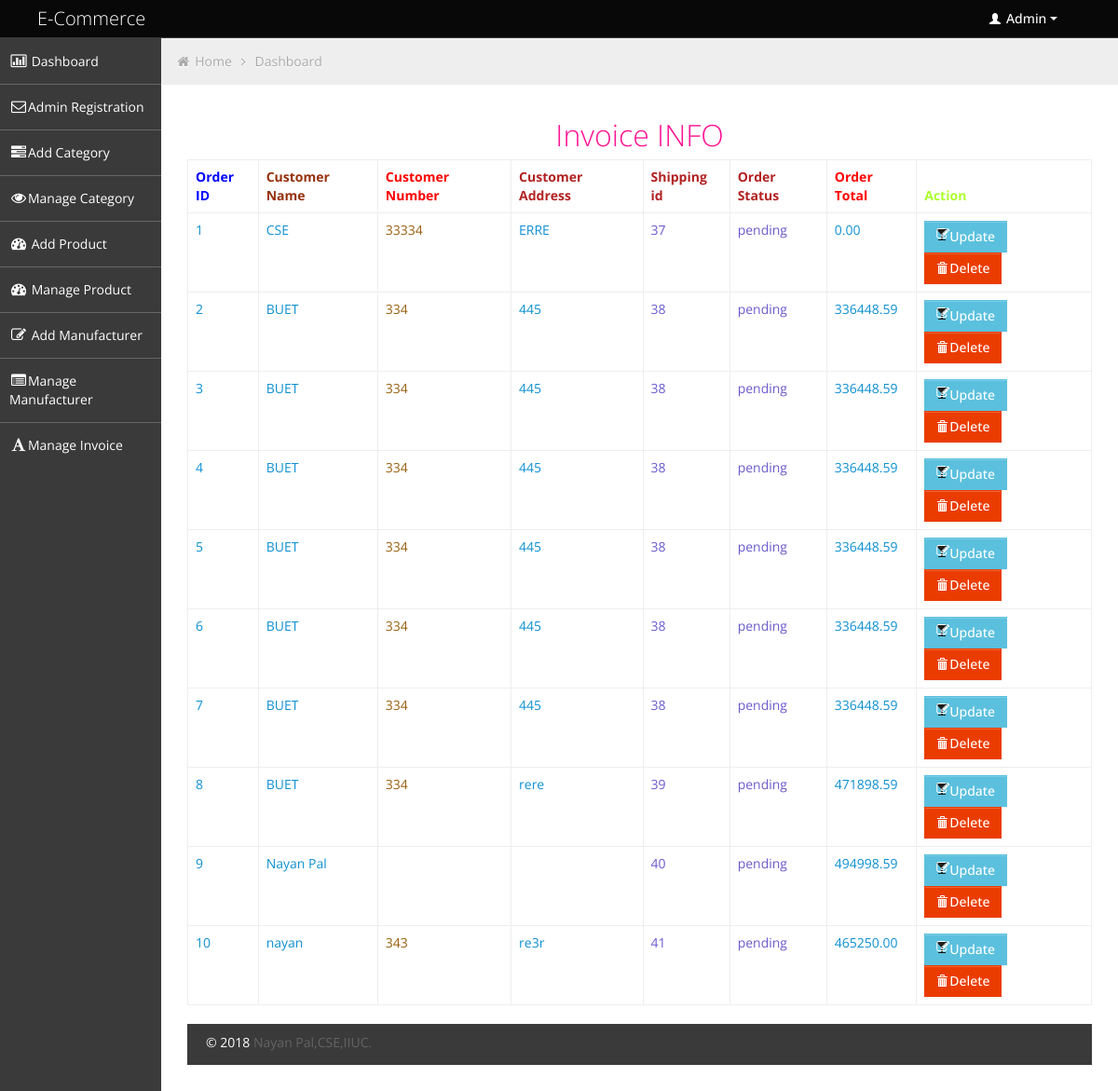
Screenshot of /index.php/invoice/manage_invoice with the database file from the repository.
### tables this page shows
CREATE TABLE `tbl_order` (
  `order_id` int(20) NOT NULL,
  `customer_id` int(20) NOT NULL,
  `shipping_id` int(20) NOT NULL,
  `payment_id` int(20) NOT NULL,
  `order_total` float(10,2) NOT NULL,
  `order_status` varchar(20) NOT NULL DEFAULT 'pending',
  `order_date_time` timestamp NOT NULL DEFAULT CURRENT_TIMESTAMP ON UPDATE CURRENT_TIMESTAMP
);

CREATE TABLE `tbl_shipping` (
  `shipping_id` int(11) NOT NULL,
  `customer_id` int(11) NOT NULL,
  `customer_name` varchar(20) NOT NULL,
  `customer_number` varchar(20) NOT NULL,
  `customer_fax` int(11) NOT NULL,
  `customer_email` varchar(20) NOT NULL,
  `customer_city` varchar(20) NOT NULL,
  `customer_country` varchar(20) NOT NULL,
  `customer_address` varchar(50) NOT NULL,
  `zip_code` int(11) NOT NULL
);

### application/controllers/Invoice.php (called while the page is built)
<?php
class Invoice extends CI_Controller{
public function manage_invoice(){
    $data=array();
    $data['all_invoice']=$this->invoice_model->select_all_invoice();
    $data['form_test']=$this->load->view('pages/manage_invoice',$data,True);
    $this->load->view('admin/admin_dashboard',$data);
}
}

### index.php (called while the page is built, shortened)
<?php
require_once BASEPATH.'core/CodeIgniter.php';

### application/models/Invoice_model.php (called while the page is built)
<?php
class Invoice_model extends CI_Model{
    public function select_all_invoice(){
      return  $this->db->select('*')
            ->from('tbl_order')
            ->join('tbl_customer','tbl_customer.customer_id=tbl_order.customer_id')
            ->join('tbl_shipping','tbl_shipping.shipping_id=tbl_order.shipping_id')
            ->get()
            ->result();
    }
}

### application/views/pages/manage_invoice.php (the view)
<h1 style="color: deeppink; text-align: center ">Invoice INFO</h1>
<table class="table table-bordered">
    <thead>
    <tr>
        <th style="color: blue">Order ID</th>
        <th style="color: #97310e">Customer Name</th>
        <th style="color: red">Customer Number</th>
        <th style="color: firebrick">Customer Address</th>
        <th style="color: firebrick">Shipping id</th>
        <th style="color: firebrick">Order Status</th>
        <th style="color: red">Order Total</th>
        <th style="color: greenyellow">Action</th>
    </tr>
    </thead>
    <tbody>
      <?php foreach ($all_invoice as $all_invoice){?>
        <tr>
            <td style="color: #0e90d2"><?php echo $all_invoice->order_id; ?></td>
            <td style="color: #0e90d2"><?php echo $all_invoice->customer_name;  ?></td>
            <td style="color: #985f0d"><?php echo $all_invoice->customer_number; ?></td>
            <td style="color: #0e90d2"><?php echo $all_invoice->customer_address;  ?></td>
            <td style="color: slateblue"><?php echo $all_invoice->shipping_id;  ?></td>
            <td style="color: slateblue"><?php echo $all_invoice->order_status;  ?></td>
            <td style="color: #0e90d2"><?php echo $all_invoice->order_total;  ?></td>
            <td>
                <a class="btn btn-info" href="">
                    <i class="halflings-icon icon-edit"></i>Update
                </a>
                <a class="btn btn-danger"  href="" title="Delete">
                    <i class="halflings-icon white trash"></i>Delete
                </a>
            </td>
        </tr>
    <?php } ?>
    </tbody>
</table>

### application/views/admin/admin_dashboard.php (shortened to what this page needs)
<!DOCTYPE html>
<html lang="en">
<head>
    <link id="bootstrap-style" href="<?php echo base_url()?>Assets/admin_Assets/css/bootstrap.min.css" rel="stylesheet">
    <link href="<?php echo base_url()?>Assets/admin_Assets/css/bootstrap-responsive.min.css" rel="stylesheet">
    <link id="base-style" href="<?php echo base_url()?>Assets/admin_Assets/css/style.css" rel="stylesheet">
    <link id="base-style-responsive" href="<?php echo base_url()?>Assets/admin_Assets/css/style-responsive.css" rel="stylesheet">
</head>
<body>
<div class="navbar">
    <div class="navbar-inner">
        <div class="container-fluid">
            <a class="brand" href="index.html"><span>E-Commerce</span></a>
            <div class="nav-no-collapse header-nav">
                <ul class="nav pull-right">
                    <li class="dropdown">
                        <a class="btn dropdown-toggle" data-toggle="dropdown" href="#">
                            <i class="halflings-icon white user"></i> Admin
                            <span class="caret"></span>
                        </a>
                    </li>
                </ul>
            </div>
        </div>
    </div>
</div>
<div class="container-fluid-full">
    <div class="row-fluid">
        <div id="sidebar-left" class="span2">
            <div class="nav-collapse sidebar-nav">
                <ul class="nav nav-tabs nav-stacked main-menu">
                    <li><a href="index.html"><i class="icon-bar-chart"></i><span class="hidden-tablet"> Dashboard</span></a></li>
                    <li><a href="admin-form_test"><i class="icon-envelope"></i><span class="hidden-tablet">Admin Registration</span></a></li>
                    <li><a href="product-add"><i class="icon-tasks"></i><span class="hidden-tablet">Add  Category</span></a></li>
                    <li><a href="manage-category"><i class="icon-eye-open"></i><span class="hidden-tablet">Manage Category</span></a></li>
                    <li><a href="add-product"><i class="icon-dashboard"></i><span class="hidden-tablet"> Add Product</span></a></li>
                    <li><a href="manage-product"><i class="icon-dashboard"></i><span class="hidden-tablet"> Manage Product</span></a></li>
                    <li><a href="add-manufacturer"><i class="icon-edit"></i><span class="hidden-tablet"> Add Manufacturer</span></a></li>
                    <li><a href="manage-manufacturer"><i class="icon-list-alt"></i><span class="hidden-tablet">Manage Manufacturer</span></a></li>
                    <li><a href="<?php echo base_url('manage-invoice')?>"><i class="icon-font"></i><span class="hidden-tablet">Manage Invoice</span></a></li>
                </ul>
            </div>
        </div>
        <div id="content" class="span10">
            <ul class="breadcrumb">
                <li>
                    <i class="icon-home"></i>
                    <a href="index.html">Home</a>
                    <i class="icon-angle-right"></i>
                </li>
                <li><a href="#">Dashboard</a></li>
            </ul>
            <?php echo $form_test;?>
<footer>
    <p>
        <span style="text-align:left;float:left">&copy; 2018 <a href="http://jiji262.github.io/Bootstrap_Metro_Dashboard/" alt="Bootstrap_Metro_Dashboard">Nayan Pal,CSE,IIUC.</a></span>
    </p>
</footer>
</body>
</html>

### Assets/admin_Assets/css/style-responsive.css (style rules this page uses)
@media (min-width: 1200px) { .container-fluid-full { overflow: hidden; position: relative; height: 100%; } }
@media (min-width: 1200px) { #content { width: 85.578%; padding: 28px; margin: 0px 0px; margin-left: 14.422% !important; } }
@media (min-width: 1200px) { #sidebar-left { background: #3A3A3A; margin-left: 0px !important; position: absolute; height: 100%; } }
@media (min-width: 1200px) { .sidebar-nav > ul { margin: 0px; } }
@media (min-width: 1200px) { footer { margin: 0px 0px 0px 0px; padding: 10px 20px; } }

### Assets/admin_Assets/css/halflings.css (style rules this page uses)
html, html .halflings { -webkit-font-smoothing: antialiased !important; }
.halflings-icon { display: inline-block; width: 14px; height: 14px; line-height: 14px; vertical-align: text-top; background-image: url(../img/glyphicons_halflings.svg); background-position: 0 0; background-repeat: no-repeat; vertical-align: top; *display: inline; *zoom: 1; *margin-right: .3em; }
.halflings-icon.white { background-image: url(../img/glyphicons_halflings-white.svg); }
.halflings-icon.user { background-position: -168px 0; }
.halflings-icon.trash { background-position: -456px 0; }

### rows the page displays
tbl_order: order_id "1", shipping.customer_name "CSE", shipping.customer_number "33334", shipping.customer_address "ERRE", shipping.shipping_id "37", order_status "pending", order_total "0.00"
tbl_order: order_id "2", shipping.customer_name "BUET", shipping.customer_number "334", shipping.customer_address "445", shipping.shipping_id "38", order_status "pending", order_total "336448.59"
tbl_order: order_id "3", shipping.customer_name "BUET", shipping.customer_number "334", shipping.customer_address "445", shipping.shipping_id "38", order_status "pending", order_total "336448.59"
tbl_order: order_id "4", shipping.customer_name "BUET", shipping.customer_number "334", shipping.customer_address "445", shipping.shipping_id "38", order_status "pending", order_total "336448.59"
tbl_order: order_id "5", shipping.customer_name "BUET", shipping.customer_number "334", shipping.customer_address "445", shipping.shipping_id "38", order_status "pending", order_total "336448.59"
tbl_order: order_id "6", shipping.customer_name "BUET", shipping.customer_number "334", shipping.customer_address "445", shipping.shipping_id "38", order_status "pending", order_total "336448.59"
tbl_order: order_id "7", shipping.customer_name "BUET", shipping.customer_number "334", shipping.customer_address "445", shipping.shipping_id "38", order_status "pending", order_total "336448.59"
tbl_order: order_id "8", shipping.customer_name "BUET", shipping.customer_number "334", shipping.customer_address "rere", shipping.shipping_id "39", order_status "pending", order_total "471898.59"
tbl_order: order_id "9", shipping.customer_name "Nayan Pal", shipping.shipping_id "40", order_status "pending", order_total "494998.59"
tbl_order: order_id "10", shipping.customer_name "nayan", shipping.customer_number "343", shipping.customer_address "re3r", shipping.shipping_id "41", order_status "pending", order_total "465250.00"
